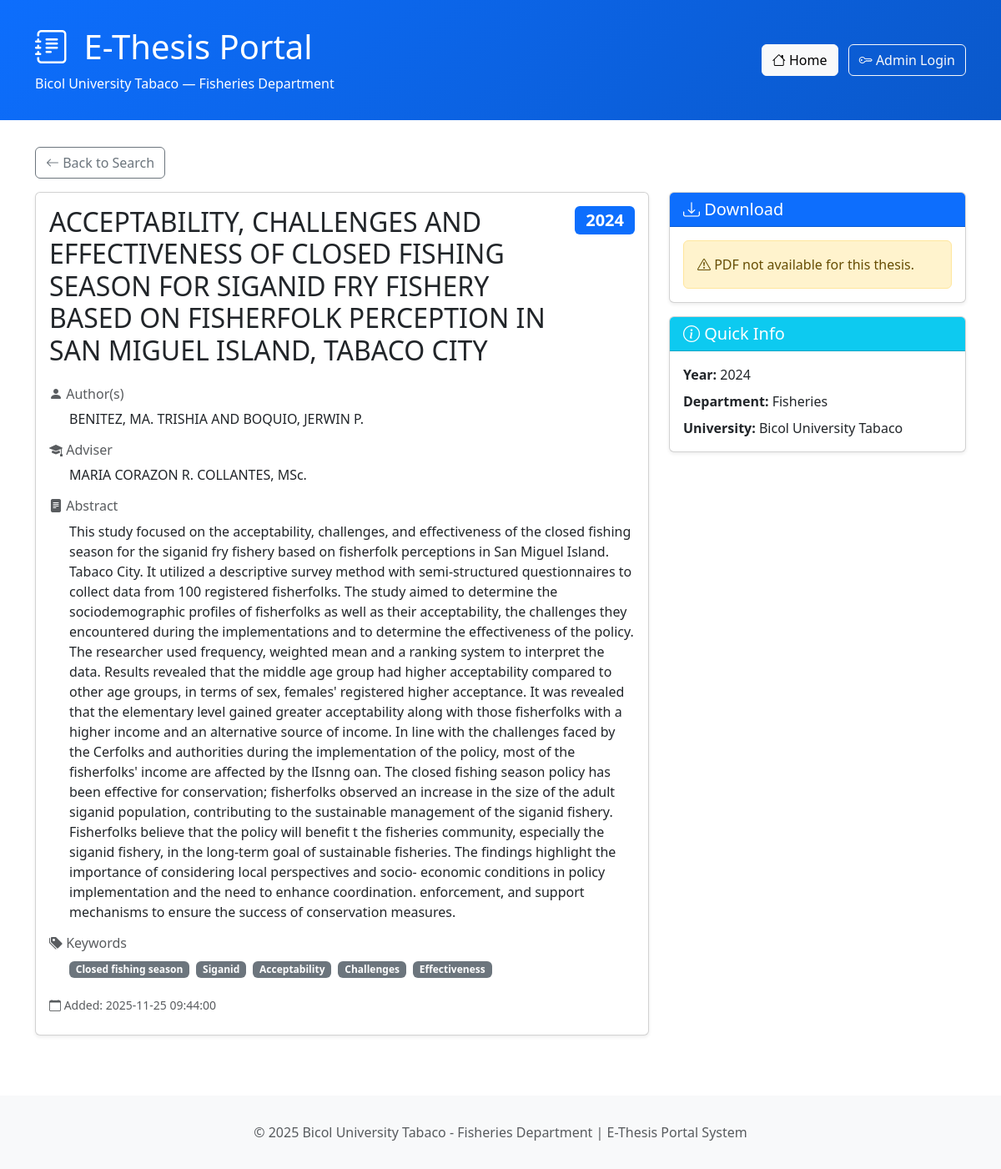
/thesis/1, run on the app's committed database.
### tables this page shows
CREATE TABLE theses (
        id INTEGER PRIMARY KEY AUTOINCREMENT,
        title TEXT NOT NULL,
        authors TEXT NOT NULL,
        year INTEGER NOT NULL,
        adviser TEXT NOT NULL,
        abstract TEXT NOT NULL,
        keywords TEXT NOT NULL,
        pdf_filename TEXT,
        created_at TIMESTAMP DEFAULT CURRENT_TIMESTAMP
    );

### main.py (the view)
@app.route('/thesis/<int:thesis_id>')
def view_thesis(thesis_id):
    conn = sqlite3.connect('thesis_portal.db')
    c = conn.cursor()
    c.execute("SELECT * FROM theses WHERE id = ?", (thesis_id,))
    thesis = c.fetchone()
    conn.close()
    if not thesis:
        flash('Thesis not found.', 'error')
        return redirect(url_for('home'))
    return render_template('view_thesis.html', thesis=thesis)

### templates/view_thesis.html (shortened to what this page needs)
{% extends "base.html" %}
{% block content %}
<div class="row">
    <div class="col-12 mb-3">
        <a href="{{ url_for('home') }}" class="btn btn-outline-secondary">
            <i class="bi bi-arrow-left"></i> Back to Search
        </a>
    </div>
</div>
<div class="row">
    <div class="col-lg-8">
        <div class="card shadow-sm mb-4">
            <div class="card-body">
                <div class="d-flex justify-content-between align-items-start mb-3">
                    <h2 class="card-title">{{ thesis[1] }}</h2>
                    <span class="badge bg-primary fs-5">{{ thesis[3] }}</span>
                </div>
                <div class="mb-3">
                    <h6 class="text-muted">
                        <i class="bi bi-person-fill"></i> Author(s)
                    </h6>
                    <p class="ms-4">{{ thesis[2] }}</p>
                </div>
                <div class="mb-3">
                    <h6 class="text-muted">
                        <i class="bi bi-mortarboard-fill"></i> Adviser
                    </h6>
                    <p class="ms-4">{{ thesis[4] }}</p>
                </div>
                <div class="mb-3">
                    <h6 class="text-muted">
                        <i class="bi bi-file-text-fill"></i> Abstract
                    </h6>
                    <p class="ms-4 text-justify">{{ thesis[5] }}</p>
                </div>
                <div class="mb-3">
                    <h6 class="text-muted">
                        <i class="bi bi-tags-fill"></i> Keywords
                    </h6>
                    <div class="ms-4">
                        {% for keyword in thesis[6].split(',') %}
                            <span class="badge bg-secondary me-1 mb-1">{{ keyword.strip() }}</span>
                        {% endfor %}
                    </div>
                </div>
                <div class="mb-2">
                    <small class="text-muted">
                        <i class="bi bi-calendar"></i> Added: {{ thesis[8] }}
                    </small>
                </div>
            </div>
        </div>
    </div>
    <div class="col-lg-4">
        <div class="card shadow-sm">
            <div class="card-header bg-primary text-white">
                <h5 class="mb-0">
                    <i class="bi bi-download"></i> Download
                </h5>
            </div>
            <div class="card-body">
                {% if thesis[7] %}
                    <div class="text-center mb-3">
                        <i class="bi bi-file-pdf-fill text-danger" style="font-size: 4rem;"></i>
                    </div>
                    <a href="{{ url_for('download_file', filename=thesis[7]) }}"
                       class="btn btn-danger w-100 mb-2">
                        <i class="bi bi-download"></i> Download PDF
                    </a>
                    <p class="text-muted small text-center mb-0">
                        Click above to download the full thesis document
                    </p>
                {% else %}
                    <div class="alert alert-warning mb-0">
                        <i class="bi bi-exclamation-triangle"></i>
                        PDF not available for this thesis.
                    </div>
                {% endif %}
            </div>
        </div>
        <div class="card shadow-sm mt-3">
            <div class="card-header bg-info text-white">
                <h5 class="mb-0">
                    <i class="bi bi-info-circle"></i> Quick Info
                </h5>
            </div>
            <div class="card-body">
                <ul class="list-unstyled mb-0">
                    <li class="mb-2">
                        <strong>Year:</strong> {{ thesis[3] }}
                    </li>
                    <li class="mb-2">
                        <strong>Department:</strong> Fisheries
                    </li>
                    <li class="mb-0">
                        <strong>University:</strong> Bicol University Tabaco
                    </li>
                </ul>
            </div>
        </div>
    </div>
</div>
{% endblock %}

### templates/base.html (style rules this page uses)
body { display: flex; flex-direction: column; min-height: 100vh; }

### data on the page
theses: title "ACCEPTABILITY, CHALLENGES AND EFFECTIVENESS OF CLOSED FISHING SEASON FOR SIGANID FRY FISHERY BASED ON FISHERFOLK PERCEPTION IN SAN MIGUEL ISLAND, TABACO CITY", year "2024", authors "BENITEZ, MA. TRISHIA AND BOQUIO, JERWIN P.", adviser "MARIA CORAZON R. COLLANTES, MSc.", abstract "This study focused on the acceptability, challenges, and effectiveness of the closed fishing season for the siganid fry fishery based on fisherfolk perceptions in San Miguel Island. Tabaco City. It utilized a descriptive survey method with semi-structured questionnaires to collect data from 100 registered fisherfolks. The study aimed to determine the sociodemographic profiles of fisherfolks as well as their acceptability, the challenges they encountered during the implementations and to determine the effectiveness of the policy. The researcher used frequency, weighted mean and a ranking system to interpret the data. Results revealed that the middle age group had higher acceptability…", created_at "2025-11-25 09:44:00"

### other printed values
{{ keyword.strip() }} "Closed fishing season" "Siganid" "Acceptability" "Challenges" "Effectiveness"
